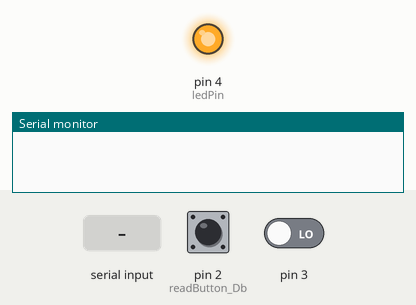
Recording of a sketch running on a simulated Arduino Uno, built with avr-gcc and run on an emulated ATmega328P. Shown: output pins drawn as LEDs (lit = HIGH), the last lines printed to the serial monitor. The test bench sets the inputs (shaded band); at power-on: pin 3 LOW, pin 2 (readButton_Db) LOW. Sleep ends after the set time or at an interrupt.

Above: at 1.2 s.
1.3 s: "s" received over Serial
At 2.3 s:
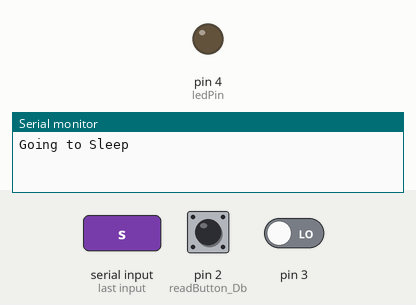
2.8 s: pin 3 driven HIGH
At 3.4 s:
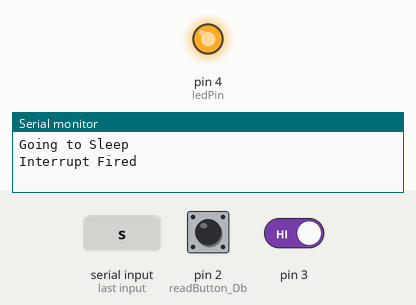
5.8 s: pin 2 (readButton_Db) pulled HIGH for 0.15 s
At 6.9 s:
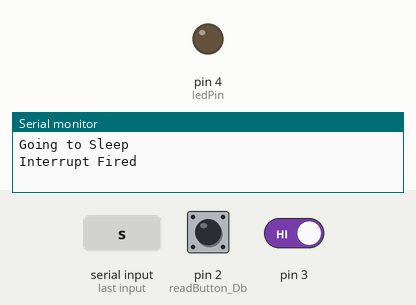
7.4 s: pin 2 (readButton_Db) pulled HIGH for 1 s
At 8.1 s:
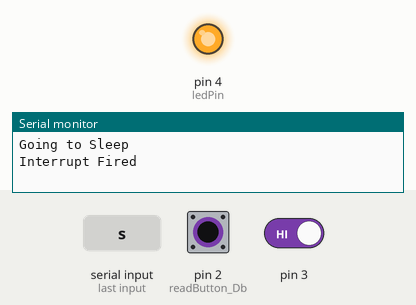
Timing chart, 0 to 10.4 s (numbered marks = the images above; inputs shaded):
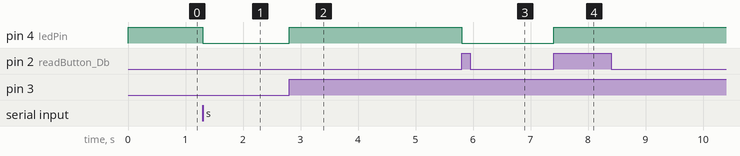

The sketch:

sleep.ino
```cpp
#include <avr/sleep.h>

#define ledPin 4

char msg;
int ledState = HIGH;
int buttonState;
int lastButtonState = LOW;
bool isSleeping = false;

void wakeUp()
{
  if (isSleeping == true)
  {
    sleep_disable();                   //Disable sleep mode
    Serial.println("Interrupt Fired"); //Print message to serial monitor
    isSleeping = false;
  }
}

void setup()
{
  pinMode(2, INPUT);
  pinMode(ledPin, OUTPUT);
  Serial.begin(9600);
  attachInterrupt(digitalPinToInterrupt(3), wakeUp, CHANGE);
}

void loop()
{
  readButton_Db();
  readMessage();
}

void Going_To_Sleep()
{
  isSleeping = true;
  Serial.println("Going to Sleep");
  digitalWrite(ledPin, LOW); //turning LED off
  delay(500);                //wait a second to allow the led to be turned off before going to sleep
  set_sleep_mode(SLEEP_MODE_PWR_DOWN);
  sleep_enable();
  sleep_cpu(); //go to sleep
}

void readButton_Db()
{
  unsigned long lastDebounceTime = 0;
  unsigned long debounceDelay = 50;
  int reading = digitalRead(2);
  if (reading != lastButtonState)
  {
    lastDebounceTime = millis();
  }

  if ((millis() - lastDebounceTime) > debounceDelay)
  {

    if (reading != buttonState)
    {
      buttonState = reading;

      if (buttonState == HIGH)
      {
        ledState = !ledState;
      }
    }
  }
  digitalWrite(ledPin, ledState);
  lastButtonState = reading;
}

void readMessage()
{
  if (Serial.available() > 0)
  {
    msg = Serial.read();
    if (msg == 's')
    {
      Going_To_Sleep();
    }
    else
    {
      Serial.println("invalid command");
    }
  }
}
```

Measured:
- after the input at 1.3 s, pin 4 (ledPin): HIGH → LOW at once
- after the input at 2.8 s, pin 4 (ledPin): LOW → HIGH at once
- after the input at 5.8 s, pin 4 (ledPin): HIGH → LOW at once
- after the input at 7.4 s, pin 4 (ledPin): LOW → HIGH at once
